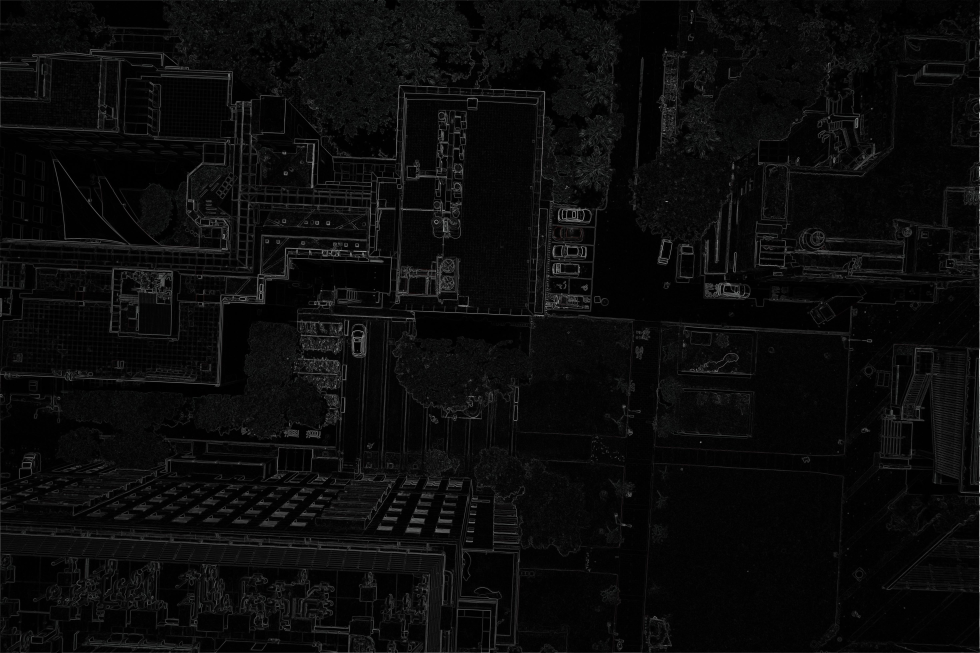
#> input picture Edge Color/test.jpg, 4896 x 3264 px, given in place of fill.jpg, which was not available (shown at 1/5 size)
$ python RDP.py   (older library calls are emulated)
#> lines starting #> are read from the running program, lines starting #| are printed output that depends on the picture; after the words box and inside, x2 and y2 are one past the last pixel; in counts of white or black regions, pixels touching at a corner belong together; pictures that were not available may be replaced by others from this repository, and a replacement may not be noted
# -*- coding: utf-8 -*-
"""
Created on Sat Feb 18 01:16:56 2017

@author: Leon
"""
from osgeo import gdal
import matplotlib.pyplot as plt
import numpy as np
import pandas as pd
from scipy import spatial
import cv2

im = cv2.imread('fill.jpg')
#> im is the input picture: shape (3264, 4896, 3); mean B, G, R 10.7, 10.7, 10.6
ntu = cv2.imread('DSCF2098_1471837627895.jpg')
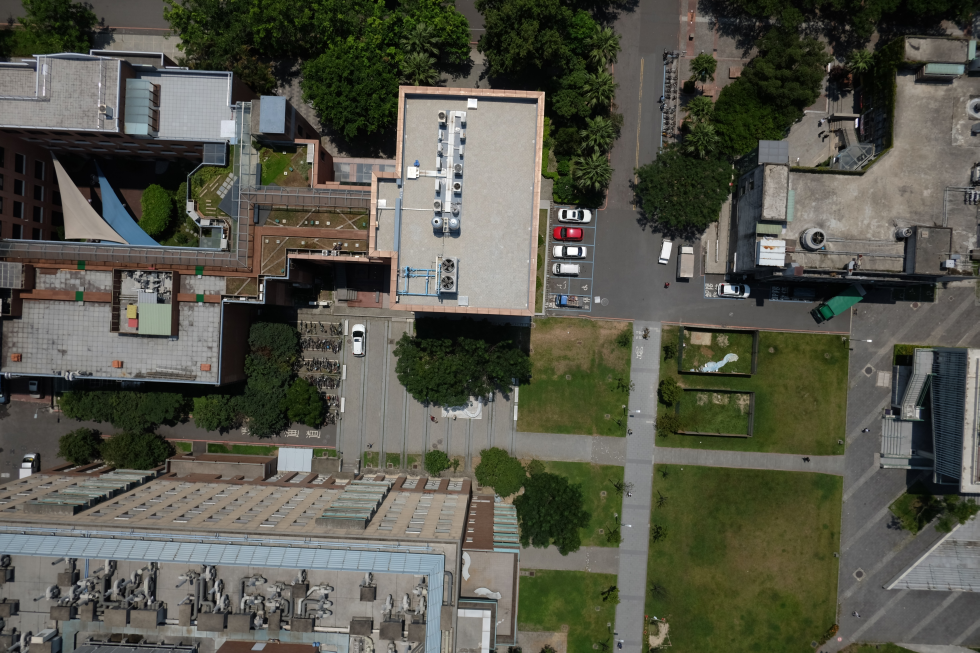
#> input picture Edge Color/DSCF2098_1471837627895.JPG, 4896 x 3264 px, found by its file name (shown at 1/5 size)
#> ntu is the input picture: shape (3264, 4896, 3); mean B, G, R 75.9, 87.2, 86.8
imgray = cv2.cvtColor(im,cv2.COLOR_BGR2GRAY)
ret,thresh = cv2.threshold(imgray,127,255,0)
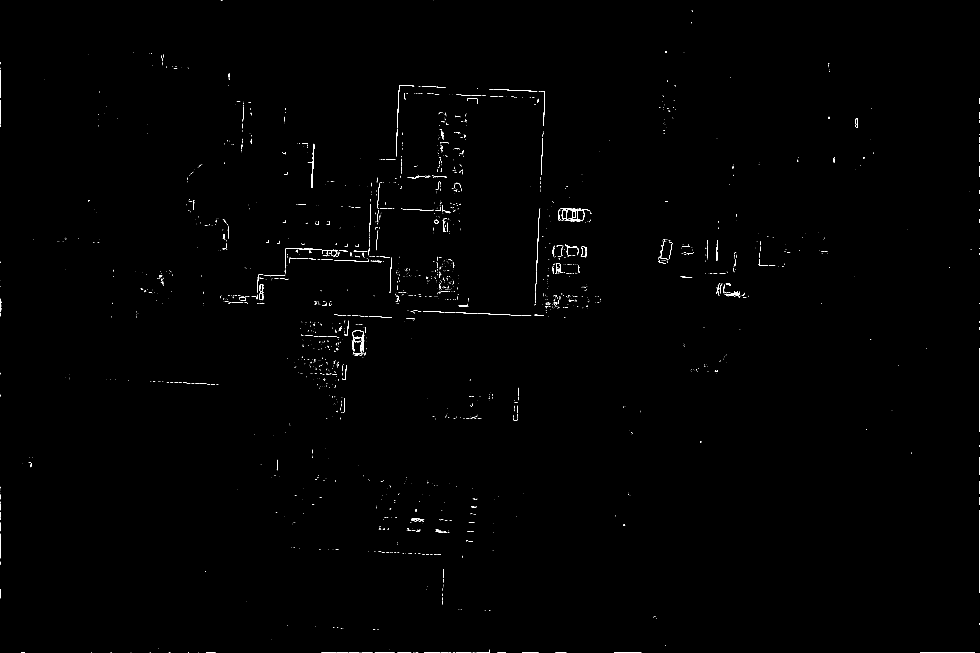
#> thresh: shape (3264, 4896) (shown at 1/5 size); 0.2% white in thin lines or dots
__,contours, hierarchy = cv2.findContours(thresh,cv2.RETR_TREE,cv2.CHAIN_APPROX_SIMPLE)
#> contours = 2462 contours, 2372 with area under 20; largest, box (x1, y1, x2, y2) and area: (2809, 1048, 2837, 1096) 1056, (2810, 1049, 2836, 1095) 921, (1298, 1420, 1316, 1457) 512, (2861, 1056, 2879, 1089) 498, (1299, 1421, 1315, 1456) 430
print("there are " + str(len(contours)) + " contours")
#| there are 2462 contours

#size
[h,w,_] = im.shape
#> h = 3264; w = 4896
im_final = np.zeros((h,w))


cnt = contours[0]
#> cnt = [[4600, 3263], [4874, 3263]]
print("there are " + str(len(cnt)) + " points in contours[0]")
#| there are 2 points in contours[0]
approx = cv2.approxPolyDP(cnt,30,True)
#> approx = [[4600, 3263], [4874, 3263]]
print("after approx, there are " + str(len(approx)) + " points")
#| after approx, there are 2 points
print(approx)
#| [[[4600 3263]]
#|  [[4874 3263]]]
cv2.drawContours(im,[approx],0,(255,0,0),-1)

contours.sort(key=len,reverse = True)
cnt = contours[0]
#> cnt = contour of 118 points, box (x1, y1, x2, y2) (2885, 1050, 2922, 1104), area 122
print("there are " + str(len(cnt)) + " points in contours[1]")
#| there are 118 points in contours[1]
approx = cv2.approxPolyDP(cnt,50,True)
#> approx = [[2887, 1052], [2911, 1103]]
print("after approx, there are " + str(len(approx)) + " points")
#| after approx, there are 2 points
print(approx)
#| [[[2887 1052]]
#|  [[2911 1103]]]
cv2.drawContours(im,[approx],0,(0,255,0),-1)
cv2.drawContours(ntu,[approx],-1,(255,0,0),3)
cv2.drawContours(im_final,[approx],-1,(255,255,255),-1)
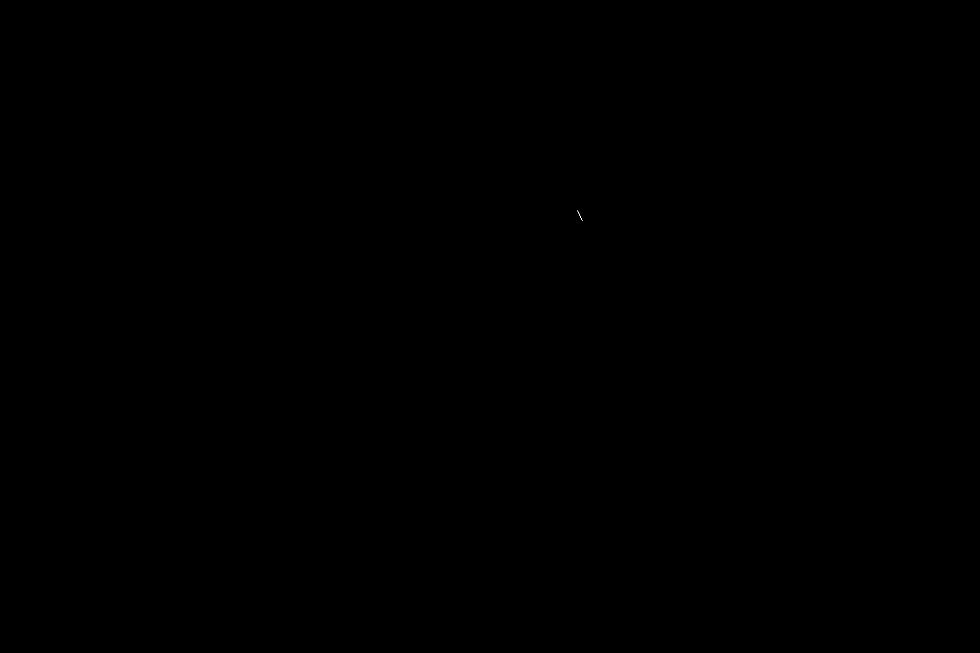
#> im_final: shape (3264, 4896) float64 (shown at 1/5 size); 0% white in thin lines or dots, all inside (x1, y1, x2, y2) = (2887, 1052, 2912, 1104)

cv2.imwrite('contour.jpg',im)
cv2.imwrite('contour_ntu.jpg',ntu)
cv2.imwrite('final_building.jpg',im_final)
